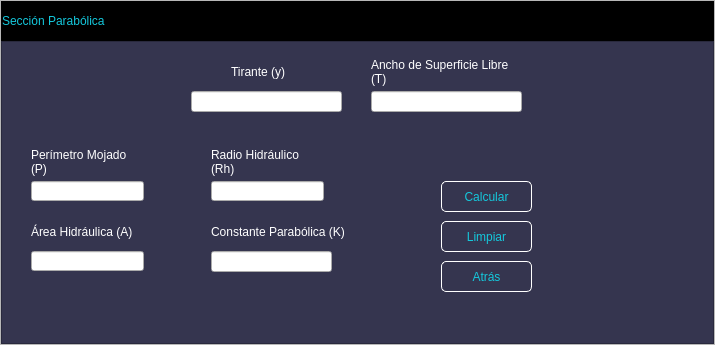
<?xml version="1.0" encoding="UTF-8"?>
<ui version="4.0">
 <class>MainWindow</class>
 <widget class="QMainWindow" name="MainWindow">
  <property name="geometry">
   <rect>
    <x>0</x>
    <y>0</y>
    <width>715</width>
    <height>345</height>
   </rect>
  </property>
  <property name="windowTitle">
   <string>MainWindow</string>
  </property>
  <widget class="QWidget" name="centralwidget">
   <layout class="QHBoxLayout" name="horizontalLayout">
    <property name="spacing">
     <number>0</number>
    </property>
    <property name="leftMargin">
     <number>0</number>
    </property>
    <property name="topMargin">
     <number>0</number>
    </property>
    <property name="rightMargin">
     <number>0</number>
    </property>
    <property name="bottomMargin">
     <number>0</number>
    </property>
    <item>
     <widget class="QFrame" name="frame">
      <property name="frameShape">
       <enum>QFrame::StyledPanel</enum>
      </property>
      <property name="frameShadow">
       <enum>QFrame::Raised</enum>
      </property>
      <layout class="QVBoxLayout" name="verticalLayout_2" stretch="1,8">
       <property name="spacing">
        <number>0</number>
       </property>
       <property name="leftMargin">
        <number>0</number>
       </property>
       <property name="topMargin">
        <number>0</number>
       </property>
       <property name="rightMargin">
        <number>0</number>
       </property>
       <property name="bottomMargin">
        <number>0</number>
       </property>
       <item>
        <widget class="QFrame" name="frame_superior">
         <property name="maximumSize">
          <size>
           <width>16777215</width>
           <height>40</height>
          </size>
         </property>
         <property name="styleSheet">
          <string notr="true">QFrame{
background-color:rgb(0, 0, 0);
}

QPushButton{
background-color: #000000ff;
border-radius:20px;
}

QPushButton:hover{
background-color:rgb(53, 53, 79);
border-radius:20px;
}</string>
         </property>
         <property name="frameShape">
          <enum>QFrame::StyledPanel</enum>
         </property>
         <property name="frameShadow">
          <enum>QFrame::Raised</enum>
         </property>
         <layout class="QHBoxLayout" name="horizontalLayout_2">
          <property name="spacing">
           <number>0</number>
          </property>
          <property name="leftMargin">
           <number>0</number>
          </property>
          <property name="topMargin">
           <number>0</number>
          </property>
          <property name="rightMargin">
           <number>0</number>
          </property>
          <property name="bottomMargin">
           <number>0</number>
          </property>
          <item>
           <widget class="QLabel" name="label">
            <property name="styleSheet">
             <string notr="true">font:87 12pt&quot;Arial Black&quot;;
color:rgb(20,200,220);</string>
            </property>
            <property name="text">
             <string>Sección Parabólica</string>
            </property>
           </widget>
          </item>
          <item>
           <spacer name="horizontalSpacer">
            <property name="orientation">
             <enum>Qt::Horizontal</enum>
            </property>
            <property name="sizeHint" stdset="0">
             <size>
              <width>376</width>
              <height>20</height>
             </size>
            </property>
           </spacer>
          </item>
          <item>
           <widget class="QPushButton" name="bt_minimizar">
            <property name="minimumSize">
             <size>
              <width>40</width>
              <height>40</height>
             </size>
            </property>
            <property name="text">
             <string/>
            </property>
            <property name="icon">
             <iconset>
              <normaloff>Imágenes/minimizar.png</normaloff>Imágenes/minimizar.png</iconset>
            </property>
            <property name="iconSize">
             <size>
              <width>30</width>
              <height>30</height>
             </size>
            </property>
           </widget>
          </item>
          <item>
           <widget class="QPushButton" name="bt_cerrar">
            <property name="minimumSize">
             <size>
              <width>40</width>
              <height>40</height>
             </size>
            </property>
            <property name="text">
             <string/>
            </property>
            <property name="icon">
             <iconset>
              <normaloff>Imágenes/cerrar2.png</normaloff>Imágenes/cerrar2.png</iconset>
            </property>
            <property name="iconSize">
             <size>
              <width>30</width>
              <height>30</height>
             </size>
            </property>
           </widget>
          </item>
         </layout>
        </widget>
       </item>
       <item>
        <widget class="QFrame" name="frame_2">
         <property name="styleSheet">
          <string notr="true">QFrame{
background-color:rgb(53,53,79);
}

QPushButton{
font:87 12pt&quot;Arial Black&quot;;
background-color:#000000ff;
color:rgb(20,200,220);
border-radius:5px;
border:1px solid white;
}


QPushButton:hover{
background-color:black;
}</string>
         </property>
         <property name="frameShape">
          <enum>QFrame::StyledPanel</enum>
         </property>
         <property name="frameShadow">
          <enum>QFrame::Raised</enum>
         </property>
         <widget class="QLabel" name="label_2">
          <property name="geometry">
           <rect>
            <x>230</x>
            <y>20</y>
            <width>81</width>
            <height>21</height>
           </rect>
          </property>
          <property name="styleSheet">
           <string notr="true">font:87 10pt&quot;Arial Black&quot;;
color:rgb(255,255,255);</string>
          </property>
          <property name="text">
           <string>Tirante (y)</string>
          </property>
         </widget>
         <widget class="QLineEdit" name="Tirante">
          <property name="geometry">
           <rect>
            <x>190</x>
            <y>50</y>
            <width>151</width>
            <height>21</height>
           </rect>
          </property>
         </widget>
         <widget class="QLabel" name="label_8">
          <property name="geometry">
           <rect>
            <x>370</x>
            <y>10</y>
            <width>141</width>
            <height>41</height>
           </rect>
          </property>
          <property name="styleSheet">
           <string notr="true">font:87 10pt&quot;Arial Black&quot;;
color:rgb(255,255,255);</string>
          </property>
          <property name="text">
           <string>Ancho de Superficie Libre (T)</string>
          </property>
          <property name="wordWrap">
           <bool>true</bool>
          </property>
         </widget>
         <widget class="QLineEdit" name="Ancho">
          <property name="geometry">
           <rect>
            <x>370</x>
            <y>50</y>
            <width>151</width>
            <height>21</height>
           </rect>
          </property>
         </widget>
         <widget class="QLabel" name="label_9">
          <property name="geometry">
           <rect>
            <x>210</x>
            <y>170</y>
            <width>141</width>
            <height>41</height>
           </rect>
          </property>
          <property name="styleSheet">
           <string notr="true">font:87 10pt&quot;Arial Black&quot;;
color:rgb(255,255,255);</string>
          </property>
          <property name="text">
           <string>Constante Parabólica (K)</string>
          </property>
          <property name="wordWrap">
           <bool>true</bool>
          </property>
         </widget>
         <widget class="QLineEdit" name="ConstanteK">
          <property name="geometry">
           <rect>
            <x>210</x>
            <y>210</y>
            <width>121</width>
            <height>21</height>
           </rect>
          </property>
         </widget>
         <widget class="QLabel" name="label_6">
          <property name="geometry">
           <rect>
            <x>30</x>
            <y>100</y>
            <width>111</width>
            <height>41</height>
           </rect>
          </property>
          <property name="styleSheet">
           <string notr="true">font:87 10pt&quot;Arial Black&quot;;
color:rgb(255,255,255);</string>
          </property>
          <property name="text">
           <string>Perímetro Mojado (P)</string>
          </property>
          <property name="wordWrap">
           <bool>true</bool>
          </property>
         </widget>
         <widget class="QLineEdit" name="Perimetro">
          <property name="geometry">
           <rect>
            <x>30</x>
            <y>140</y>
            <width>113</width>
            <height>20</height>
           </rect>
          </property>
         </widget>
         <widget class="QLabel" name="label_7">
          <property name="geometry">
           <rect>
            <x>30</x>
            <y>170</y>
            <width>111</width>
            <height>41</height>
           </rect>
          </property>
          <property name="styleSheet">
           <string notr="true">font:87 10pt&quot;Arial Black&quot;;
color:rgb(255,255,255);</string>
          </property>
          <property name="text">
           <string>Área Hidráulica (A)</string>
          </property>
          <property name="wordWrap">
           <bool>true</bool>
          </property>
         </widget>
         <widget class="QLineEdit" name="Area">
          <property name="geometry">
           <rect>
            <x>30</x>
            <y>210</y>
            <width>113</width>
            <height>20</height>
           </rect>
          </property>
         </widget>
         <widget class="QLabel" name="label_10">
          <property name="geometry">
           <rect>
            <x>210</x>
            <y>100</y>
            <width>111</width>
            <height>41</height>
           </rect>
          </property>
          <property name="styleSheet">
           <string notr="true">font:87 10pt&quot;Arial Black&quot;;
color:rgb(255,255,255);</string>
          </property>
          <property name="text">
           <string>Radio Hidráulico (Rh)</string>
          </property>
          <property name="wordWrap">
           <bool>true</bool>
          </property>
         </widget>
         <widget class="QLineEdit" name="Radio">
          <property name="geometry">
           <rect>
            <x>210</x>
            <y>140</y>
            <width>113</width>
            <height>20</height>
           </rect>
          </property>
         </widget>
         <widget class="QLabel" name="label_11">
          <property name="geometry">
           <rect>
            <x>550</x>
            <y>100</y>
            <width>121</width>
            <height>191</height>
           </rect>
          </property>
          <property name="text">
           <string/>
          </property>
          <property name="textFormat">
           <enum>Qt::AutoText</enum>
          </property>
          <property name="pixmap">
           <pixmap>Imágenes/Parabólica.png</pixmap>
          </property>
          <property name="scaledContents">
           <bool>true</bool>
          </property>
         </widget>
         <widget class="QPushButton" name="Calcular">
          <property name="geometry">
           <rect>
            <x>440</x>
            <y>140</y>
            <width>91</width>
            <height>31</height>
           </rect>
          </property>
          <property name="text">
           <string>Calcular</string>
          </property>
         </widget>
         <widget class="QPushButton" name="Limpiar">
          <property name="geometry">
           <rect>
            <x>440</x>
            <y>180</y>
            <width>91</width>
            <height>31</height>
           </rect>
          </property>
          <property name="text">
           <string>Limpiar</string>
          </property>
         </widget>
         <widget class="QPushButton" name="Atras">
          <property name="geometry">
           <rect>
            <x>440</x>
            <y>220</y>
            <width>91</width>
            <height>31</height>
           </rect>
          </property>
          <property name="text">
           <string>Atrás</string>
          </property>
         </widget>
        </widget>
       </item>
      </layout>
     </widget>
    </item>
   </layout>
  </widget>
 </widget>
 <resources/>
 <connections/>
</ui>
